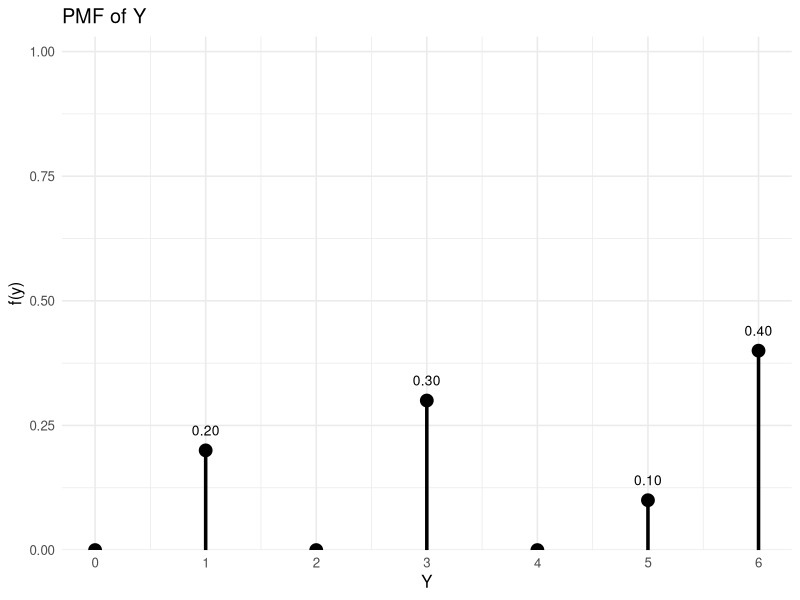

Here is the R script that generated this plot:
library(ggplot2)

pmf <- data.frame(
  x = 0:6,
  p = c(0, 0.2, 0, 0.3, 0, 0.1, 0.4)
)

# sanity check
stopifnot(all(pmf$p >= 0), abs(sum(pmf$p) - 1) < 1e-9)

ggplot(pmf, aes(x, p)) +
  geom_segment(aes(xend = x, y = 0, yend = p), linewidth = 1.2) +
  geom_point(size = 4) +
  geom_text(
    data = subset(pmf, p > 0),
    aes(label = scales::number(p, accuracy = 0.01), y = p + 0.04),
    size = 3.5
  ) +
  scale_x_continuous(breaks = 0:6) +
  scale_y_continuous(breaks = seq(0, 1, 0.25), limits = c(0, 1),
                     expand = expansion(mult = c(0, 0.03))) +
  labs(title = "PMF of Y", x = "Y", y = "f(y)") +
  theme_minimal(base_size = 12)
